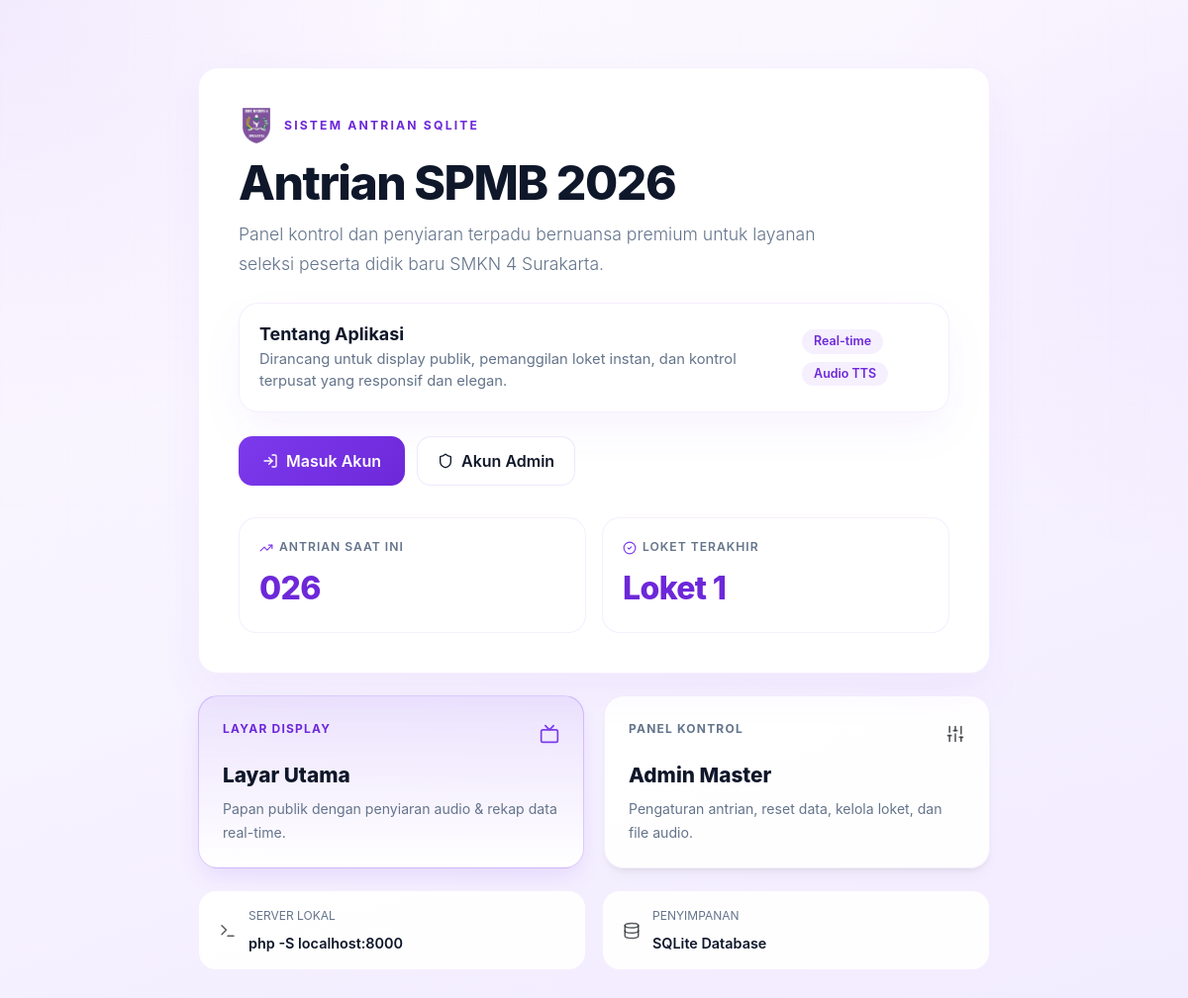
Before: / with the older database file.
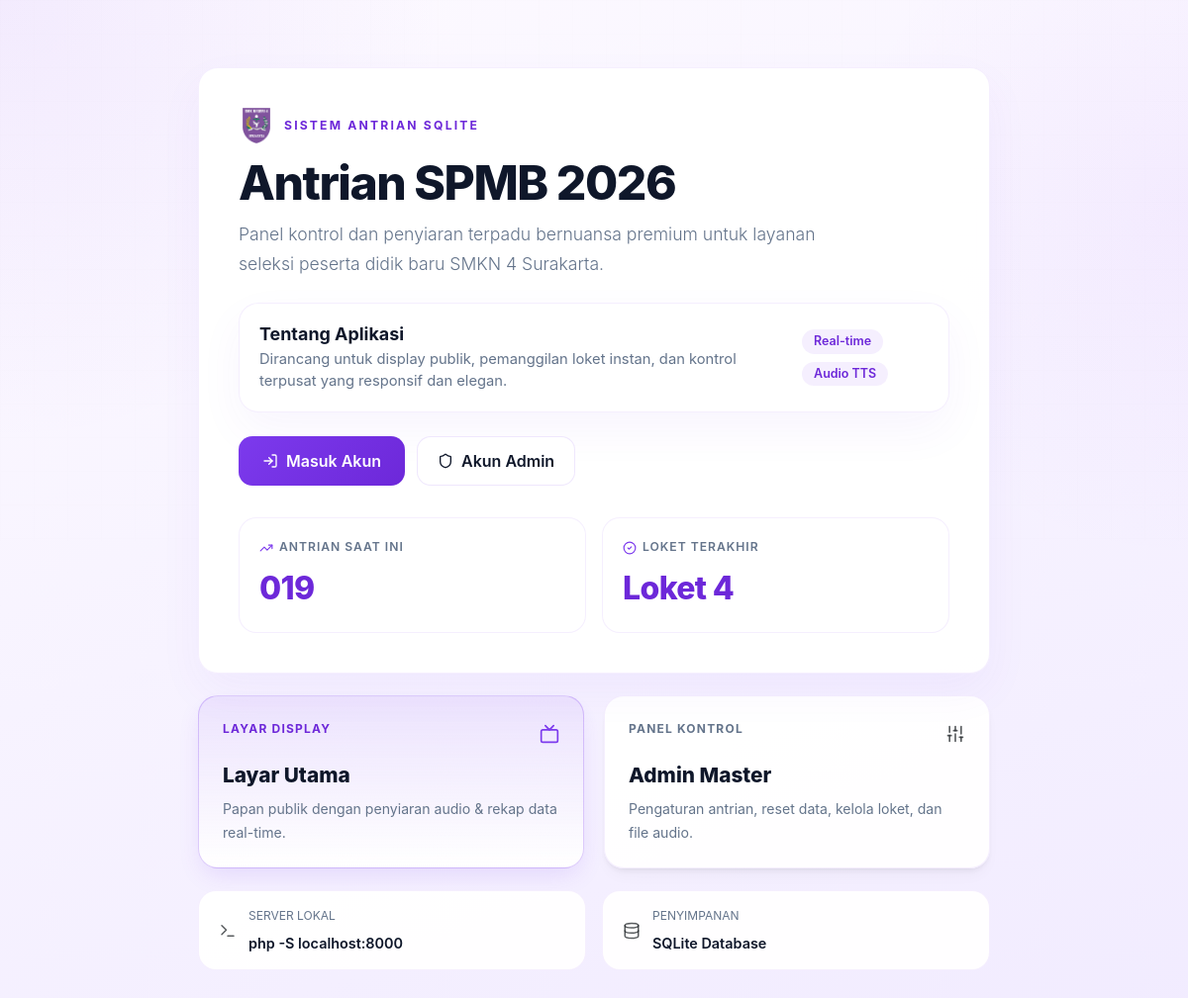
After: the same page with the newer database file.
### tables this page shows
CREATE TABLE state (
            id INTEGER PRIMARY KEY CHECK (id = 1),
            antrian INTEGER NOT NULL DEFAULT 0,
            loket INTEGER NOT NULL DEFAULT 0,
            panggil INTEGER NOT NULL DEFAULT 0
        );

### index.php (called while the page is built, shortened)
<?php
$requestUri = $_SERVER['REQUEST_URI'] ?? '';
$path = parse_url($requestUri, PHP_URL_PATH);
if ($path === '/' || $path === '/menu' || $path === '/index.php') {
    $page = 'menu';
} elseif (strpos($path, '/loket') === 0) {
    $page = 'loket';
    if (preg_match('/[?&]loket=(\d+)/', $requestUri, $matches)) {
        $_GET['loket'] = (int) $matches[1];
    }
} elseif ($path === '/layar') {
    $page = 'layar';
} elseif ($path === '/admin') {
    $page = 'admin';
} elseif ($path === '/login') {
    $page = 'login';
} elseif ($path === '/register') {
    $page = 'register';
} elseif ($path === '/logout') {
    $page = 'logout';
} else {
    $page = $_GET['page'] ?? 'menu';
}
$pageMap = [
    'menu' => __DIR__ . '/views/menu.php',
    'layar' => __DIR__ . '/views/layar.php',
    'admin' => __DIR__ . '/views/admin.php',
    'loket' => __DIR__ . '/views/loket.php',
    'login' => __DIR__ . '/auth/login.php',
    'register' => __DIR__ . '/auth/register.php',
    'logout' => __DIR__ . '/auth/logout.php',
];
require $pageMap[$page];

### auth/helpers.php (called while the page is built, shortened)
<?php
require_once __DIR__ . '/../config/database.php';
function antrian_current_user(): ?array
{
    if (!isset($_SESSION['user']) || !is_array($_SESSION['user'])) {
        return null;
    }
    return $_SESSION['user'];
}

### config/database.php (called while the page is built, shortened)
<?php
function antrian_db(): PDO
{
    $databasePath = __DIR__ . '/../database/antrian.sqlite';
    $pdo = new PDO('sqlite:' . $databasePath);
    $pdo->setAttribute(PDO::ATTR_ERRMODE, PDO::ERRMODE_EXCEPTION);
    $pdo->setAttribute(PDO::ATTR_DEFAULT_FETCH_MODE, PDO::FETCH_ASSOC);
    $pdo->exec('PRAGMA foreign_keys = ON');
    $pdo->exec(
        'CREATE TABLE IF NOT EXISTS state (
            id INTEGER PRIMARY KEY CHECK (id = 1),
            antrian INTEGER NOT NULL DEFAULT 0,
            loket INTEGER NOT NULL DEFAULT 0,
            panggil INTEGER NOT NULL DEFAULT 0
        )'
    );
    $pdo->exec('INSERT OR IGNORE INTO state (id, antrian, loket, panggil) VALUES (1, 0, 0, 0)');
    $pdo->exec(
        'CREATE TABLE IF NOT EXISTS app_settings (
            id INTEGER PRIMARY KEY CHECK (id = 1),
            intro_text TEXT NOT NULL,
            outro_text TEXT NOT NULL,
            queue_start INTEGER NOT NULL DEFAULT 1,
            display_cols INTEGER NOT NULL DEFAULT 4,
            display_rows INTEGER NOT NULL DEFAULT 2
        )'
    );
    $pdo->exec(
        'INSERT OR IGNORE INTO app_settings (id, intro_text, outro_text, queue_start)
            VALUES (1, "", "", 1)'
    );
    $pdo->exec(
        'CREATE TABLE IF NOT EXISTS loket_last_call (
            loket INTEGER PRIMARY KEY,
            antrian INTEGER NOT NULL DEFAULT 0,
            updated_at TEXT NOT NULL
        )'
    );
    $pdo->exec(
        'CREATE TABLE IF NOT EXISTS users (
            id INTEGER PRIMARY KEY AUTOINCREMENT,
            username TEXT NOT NULL UNIQUE,
            alias TEXT NOT NULL DEFAULT "",
            loket_number INTEGER NOT NULL DEFAULT 0,
            password_hash TEXT NOT NULL,
            role TEXT NOT NULL CHECK (role IN ("admin", "loket")),
            created_at TEXT NOT NULL
        )'
    );
    $schemaStatement = $pdo->prepare('SELECT sql FROM sqlite_master WHERE type = "table" AND name = :table_name LIMIT 1');
    $schemaStatement->execute(['table_name' => 'users']);
    $usersTableSql = (string) $schemaStatement->fetchColumn();
    $usersColumns = $pdo->query('PRAGMA table_info(users)')->fetchAll();
    foreach ($usersColumns as $column) {
        if ((string) $column['name'] === 'alias') {
            $hasAliasColumn = true;
            break;
        }
    }
    $usersColumns = $pdo->query('PRAGMA table_info(users)')->fetchAll();
    foreach ($usersColumns as $column) {
        if ((string) $column['name'] === 'loket_number') {
            $hasLoketNumberColumn = true;
            break;
        }
    }
    $pdo->exec('UPDATE users SET alias = username WHERE alias = "" OR alias IS NULL');
    $legacyRole = implode('', array_map('chr', [99, 108, 105, 101, 110, 116]));
    $pdo->prepare('UPDATE users SET role = :new_role WHERE role = :old_role')
        ->execute([
            'new_role' => 'loket',
            'old_role' => $legacyRole,
        ]);
    $loketRows = $pdo->query('SELECT id, loket_number FROM users WHERE role = "loket" ORDER BY loket_number ASC, id ASC')->fetchAll();
    $nextLoketNumber = 1;
    foreach ($loketRows as $row) {
        if ((int) $row['loket_number'] > 0) {
            $nextLoketNumber = max($nextLoketNumber, ((int) $row['loket_number']) + 1);
            continue;
        }
        $updateLoketNumber = $pdo->prepare('UPDATE users SET loket_number = :loket_number WHERE id = :id');
        $updateLoketNumber->execute([
            'loket_number' => $nextLoketNumber,
            'id' => (int) $row['id'],
        ]);
        $nextLoketNumber++;
    }
    $pdo->exec('CREATE UNIQUE INDEX IF NOT EXISTS idx_users_loket_number ON users(loket_number) WHERE role = "loket"');
    $existingUsers = (int) $pdo->query('SELECT COUNT(*) FROM users')->fetchColumn();
    $settingsColumns = $pdo->query('PRAGMA table_info(app_settings)')->fetchAll();
    foreach ($settingsColumns as $column) {
        $columnName = (string) $column['name'];
        if ($columnName === 'queue_start') {
            $hasQueueStartColumn = true;
        }
        if ($columnName === 'intro_text') {
            $hasIntroColumn = true;
        }
        if ($columnName === 'outro_text') {
            $hasOutroColumn = true;
        }
        if ($columnName === 'display_cols') {
            $hasDisplayColsColumn = true;
        }
        if ($columnName === 'display_rows') {
            $hasDisplayRowsColumn = true;
        }
    }
    $loketNumbers = $pdo->query('SELECT loket_number FROM users WHERE role = "loket" AND loket_number > 0 ORDER BY loket_number ASC')->fetchAll();
    $existingSlotRows = $pdo->query('SELECT loket FROM loket_last_call ORDER BY loket ASC')->fetchAll();
    $existingSlotNumbers = array_map(static fn (array $row): int => (int) $row['loket'], $existingSlotRows ?: []);
    $now = date('Y-m-d H:i:s');
    $insertSlot = $pdo->prepare(
        'INSERT INTO loket_last_call (loket, antrian, updated_at)
         VALUES (:loket, 0, :updated_at)
         ON CONFLICT(loket) DO NOTHING'
    );
    foreach ($loketNumbers as $loketRow) {
        $loket = (int) $loketRow['loket_number'];
        $insertSlot->execute([
            'loket' => $loket,
            'updated_at' => $now,
        ]);
    }
    if ($existingSlotNumbers) {
        $placeholders = implode(',', array_fill(0, count($existingSlotNumbers), '?'));
        $deleteSql = 'DELETE FROM loket_last_call WHERE loket NOT IN (' . $placeholders . ')';
        $deleteSlot = $pdo->prepare($deleteSql);
        $deleteSlot->execute($existingSlotNumbers);
    }
    return $pdo;
}
function antrian_state(): array
{
    $statement = antrian_db()->query('SELECT id, antrian, loket, panggil FROM state WHERE id = 1');
    $state = $statement ? $statement->fetch() : false;
    return $state ?: [
        'id' => 1,
        'antrian' => 0,
        'loket' => 0,
        'panggil' => 0,
    ];
}
function antrian_format_number(int $number): string
{
    return str_pad((string) $number, 3, '0', STR_PAD_LEFT);
}

### views/menu.php (the view, shortened to what this page needs)
<?php
require __DIR__ . '/../config/database.php';
require __DIR__ . '/../auth/helpers.php';
$currentUser = antrian_current_user();
$state = antrian_state();
$currentQueue = antrian_format_number((int) $state['antrian']);
$currentLoket = (int) $state['loket'];
?><!DOCTYPE html>
<html lang="id">
<head>
    <link href="/assets/vendor/bootstrap/bootstrap.min.css" rel="stylesheet">
    <link rel="stylesheet" href="/assets/css/style.css">
</head>
<body class="app-shell app-home">
    <main class="page page-home" style="max-width: 800px; margin-top: 40px; margin-bottom: 60px;">
        <section class="hero-card" style="position: relative; overflow: hidden; padding: 40px;">
            <div style="display: flex; align-items: center; gap: 10px; margin-bottom: 16px;">
                <img src="/assets/img/logosmk4.png" alt="Logo SMKN 4 Surakarta" style="width: 36px; height: 36px; object-fit: contain; flex-shrink: 0;">
                <span class="eyebrow" style="margin: 0;">Sistem Antrian SQLite</span>
            </div>
            <h1 style="font-weight: 850; letter-spacing: -0.03em; margin-bottom: 12px; color: var(--text);">Antrian SPMB 2026</h1>
            <p class="lead" style="font-size: 1.1rem; max-width: 600px; color: var(--muted); margin-bottom: 24px;">
                Panel kontrol dan penyiaran terpadu bernuansa premium untuk layanan seleksi peserta didik baru SMKN 4 Surakarta.
            </p>
            <section class="panel-card mt-2 mb-4" style="background: rgba(124, 58, 237, 0.02); border-color: rgba(124, 58, 237, 0.08); padding: 20px;">
                <div class="d-flex flex-column flex-lg-row justify-content-between gap-3 align-items-start align-items-lg-center">
                    <div>
                        <h2 class="h5 mb-1" style="font-weight: 700; color: var(--text);">Tentang Aplikasi</h2>
                        <p class="mb-0 text-muted" style="font-size: 0.92rem; line-height: 1.5;">
                            Dirancang untuk display publik, pemanggilan loket instan, dan kontrol terpusat yang responsif dan elegan.
                        </p>
                    </div>
                    <div class="d-flex flex-wrap gap-2">
                        <span class="badge" style="background: rgba(124, 58, 237, 0.08); color: var(--accent-strong); font-weight: 600; font-size: 0.78rem; padding: 6px 12px; border-radius: 99px;">Real-time</span>
                        <span class="badge" style="background: rgba(124, 58, 237, 0.08); color: var(--accent-strong); font-weight: 600; font-size: 0.78rem; padding: 6px 12px; border-radius: 99px;">Audio TTS</span>
                    </div>
                </div>
            </section>
            <div class="auth-chip-row" style="margin-top: 16px;">
                <?php if ($currentUser): ?>
                    <div class="auth-chip" style="display: flex; align-items: center; gap: 12px; padding: 12px 18px;">
                        <i data-lucide="user" class="text-primary" style="width: 18px; height: 18px;"></i>
                        <div>
                            <span style="font-size: 0.78rem; color: var(--muted); text-transform: uppercase;">Petugas Aktif</span>
                            <strong style="font-size: 0.98rem; margin: 0;"><?= htmlspecialchars($currentUser['username'], ENT_QUOTES, 'UTF-8') ?></strong>
                        </div>
                    </div>
                    <a class="button button-ghost" href="/logout" style="padding: 12px 20px;">
                        <i data-lucide="log-out" style="width: 16px; height: 16px;"></i> Keluar
                    </a>
                <?php else: ?>
                    <a class="button button-primary" href="/login" style="padding: 12px 24px;">
                        <i data-lucide="log-in" style="width: 16px; height: 16px;"></i> Masuk Akun
                    </a>
                    <a class="button button-ghost" href="/login" style="padding: 12px 20px;">
                        <i data-lucide="shield" style="width: 16px; height: 16px;"></i> Akun Admin
                    </a>
                <?php endif; ?>
            </div>
            <div class="status-strip" style="margin-top: 32px; grid-template-columns: repeat(2, minmax(0, 1fr)); gap: 16px;">
                <div style="background: rgba(124, 58, 237, 0.02); border-color: rgba(124, 58, 237, 0.06); padding: 20px;">
                    <span class="status-label" style="font-weight: 600; text-transform: uppercase; font-size: 0.76rem; letter-spacing: 0.08em; display: flex; align-items: center; gap: 6px;">
                        <i data-lucide="trending-up" class="text-primary" style="width: 14px; height: 14px;"></i> Antrian Saat Ini
                    </span>
                    <strong style="font-size: 2rem; font-weight: 850; letter-spacing: -0.02em; color: var(--accent-strong);"><?= htmlspecialchars($currentQueue, ENT_QUOTES, 'UTF-8') ?></strong>
                </div>
                <div style="background: rgba(124, 58, 237, 0.02); border-color: rgba(124, 58, 237, 0.06); padding: 20px;">
                    <span class="status-label" style="font-weight: 600; text-transform: uppercase; font-size: 0.76rem; letter-spacing: 0.08em; display: flex; align-items: center; gap: 6px;">
                        <i data-lucide="check-circle-2" class="text-primary" style="width: 14px; height: 14px;"></i> Loket Terakhir
                    </span>
                    <strong style="font-size: 2rem; font-weight: 850; letter-spacing: -0.02em; color: var(--accent-strong);"><?= $currentLoket > 0 ? 'Loket ' . $currentLoket : '-' ?></strong>
                </div>
            </div>
        </section>
        <section class="nav-grid" style="grid-template-columns: repeat(2, minmax(0, 1fr)); gap: 20px;">
            <a class="nav-card nav-card-primary" href="/layar" style="padding: 24px; border-radius: 20px;">
                <div style="display: flex; align-items: center; justify-content: space-between; margin-bottom: 12px;">
                    <span style="font-weight: 700; text-transform: uppercase; font-size: 0.75rem; letter-spacing: 0.1em; color: var(--accent-strong);">Layar Display</span>
                    <i data-lucide="tv" class="text-primary" style="width: 20px; height: 20px;"></i>
                </div>
                <strong style="font-weight: 800; font-size: 1.3rem; margin-bottom: 6px; display: block; color: var(--text);">Layar Utama</strong>
                <small style="color: var(--muted); font-size: 0.88rem; line-height: 1.45;">Papan publik dengan penyiaran audio & rekap data real-time.</small>
            </a>
            <a class="nav-card" href="/admin" style="padding: 24px; border-radius: 20px;">
                <div style="display: flex; align-items: center; justify-content: space-between; margin-bottom: 12px;">
                    <span style="font-weight: 700; text-transform: uppercase; font-size: 0.75rem; letter-spacing: 0.1em; color: var(--muted);">Panel Kontrol</span>
                    <i data-lucide="sliders" class="text-muted" style="width: 20px; height: 20px;"></i>
                </div>
                <strong style="font-weight: 800; font-size: 1.3rem; margin-bottom: 6px; display: block; color: var(--text);">Admin Master</strong>
                <small style="color: var(--muted); font-size: 0.88rem; line-height: 1.45;">Pengaturan antrian, reset data, kelola loket, dan file audio.</small>
            </a>
        </section>
        <section class="mini-board" style="grid-template-columns: repeat(2, minmax(0, 1fr)); gap: 16px;">
            <div class="mini-item" style="display: flex; align-items: center; gap: 12px; padding: 16px 20px;">
                <i data-lucide="terminal" class="text-muted" style="width: 18px; height: 18px;"></i>
                <div>
                    <span style="font-size: 0.75rem; color: var(--muted); text-transform: uppercase;">Server Lokal</span>
                    <strong style="font-size: 0.9rem; font-weight: 600; display: block; margin-top: 2px;">php -S localhost:8000</strong>
                </div>
            </div>
            <div class="mini-item" style="display: flex; align-items: center; gap: 12px; padding: 16px 20px;">
                <i data-lucide="database" class="text-muted" style="width: 18px; height: 18px;"></i>
                <div>
                    <span style="font-size: 0.75rem; color: var(--muted); text-transform: uppercase;">Penyimpanan</span>
                    <strong style="font-size: 0.9rem; font-weight: 600; display: block; margin-top: 2px;">SQLite Database</strong>
                </div>
            </div>
        </section>
    </main>
</body>
</html>

Changed rows visible on the page:
changed state: antrian "026" → "019"; loket "1" → "4"
